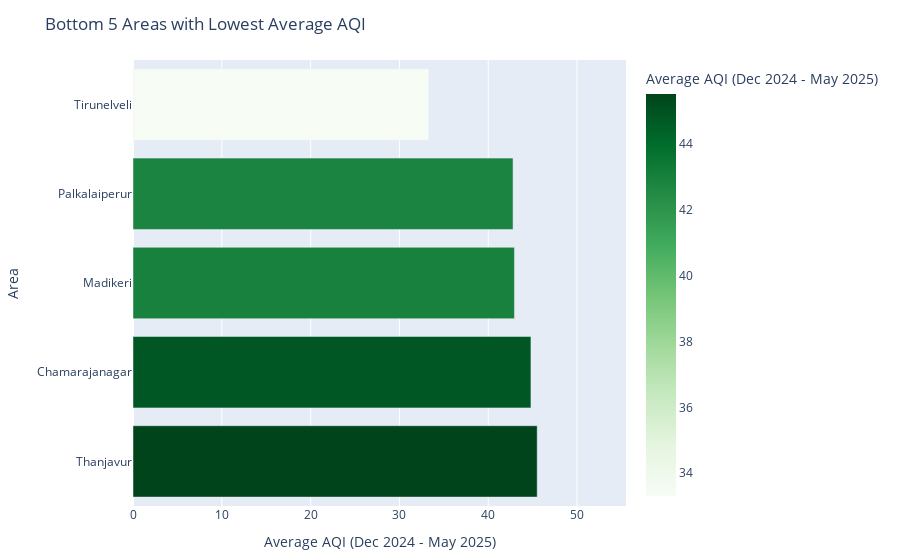

The cell this chart's notebook holds for it:
### Markdown cell above
## 🌿 Bottom 5 Areas with Lowest Average AQI

These areas maintained the cleanest air quality over the last 6 months.

### Code cell
import plotly.express as px

fig = px.bar(
  bottom5,
  x='avg_aqi',
  y='area',
  orientation='h',
  color='avg_aqi',
  color_continuous_scale='Greens',
  labels={'avg_aqi': 'Average AQI (Dec 2024 - May 2025)', 'area': 'Area'},
  title='Bottom 5 Areas with Lowest Average AQI'
)
fig.update_layout(
  xaxis_range=[0, bottom5['avg_aqi'].max() + 10],
  yaxis=dict(autorange="reversed"),
  margin=dict(l=100, r=20, t=60, b=40)
)
fig.show()

### Figure 1 — Plotly figure (JSON) as saved in the notebook; plotly's stock layout.template omitted (floating-point values rounded to 4 significant figures)
{"data": [{"hovertemplate": "Average AQI (Dec 2024 - May 2025)=%{marker.color}<br>Area=%{y}<extra></extra>", "legendgroup": "", "marker": {"color": [33.31, 42.79, 42.95, 44.81, 45.51], "coloraxis": "coloraxis", "pattern": {"shape": ""}}, "name": "", "orientation": "h", "showlegend": false, "textposition": "auto", "type": "bar", "x": [33.31, 42.79, 42.95, 44.81, 45.51], "xaxis": "x", "y": ["Tirunelveli", "Palkalaiperur", "Madikeri", "Chamarajanagar", "Thanjavur"], "yaxis": "y"}], "layout": {"barmode": "relative", "coloraxis": {"colorbar": {"title": {"text": "Average AQI (Dec 2024 - May 2025)"}}, "colorscale": [[0, "rgb(247,252,245)"], [0.125, "rgb(229,245,224)"], [0.25, "rgb(199,233,192)"], [0.375, "rgb(161,217,155)"], [0.5, "rgb(116,196,118)"], [0.625, "rgb(65,171,93)"], [0.75, "rgb(35,139,69)"], [0.875, "rgb(0,109,44)"], [1, "rgb(0,68,27)"]]}, "legend": {"tracegroupgap": 0}, "margin": {"b": 40, "l": 100, "r": 20, "t": 60}, "title": {"text": "Bottom 5 Areas with Lowest Average AQI"}, "xaxis": {"anchor": "y", "domain": [0, 1], "range": [0, 55.51], "title": {"text": "Average AQI (Dec 2024 - May 2025)"}}, "yaxis": {"anchor": "x", "autorange": "reversed", "domain": [0, 1], "title": {"text": "Area"}}}}
